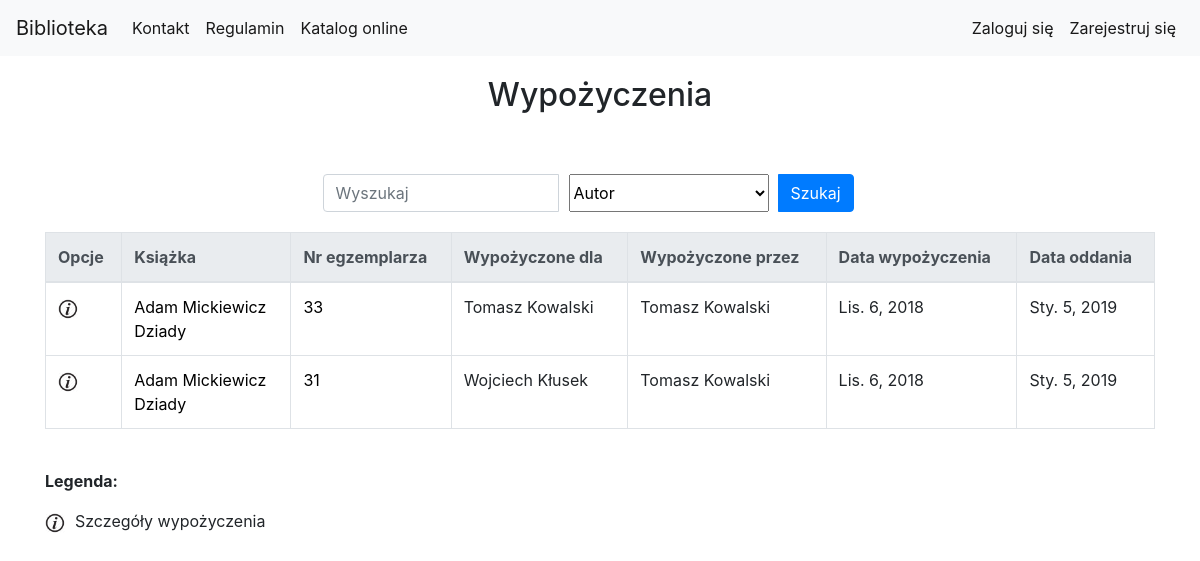
Page /library/borrow_list/ on the earlier database version.
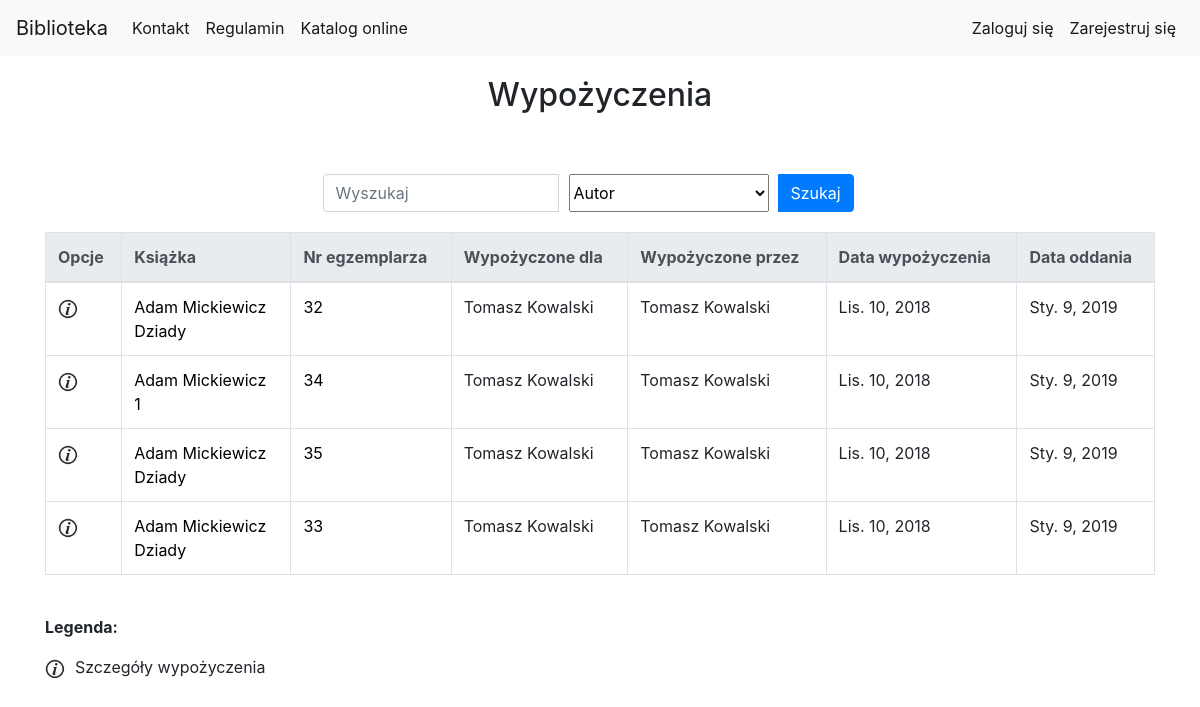
Same page on the later database version.
### library_app/models.py (models this page shows, shortened)
class Borrow(models.Model):
    user = models.ForeignKey(User, verbose_name='Wypożycz dla')
    borrow_librarian = models.ForeignKey(User, related_name="borrow_librarian", verbose_name='Bibliotekarz wypożyczający')
    receive_librarian = models.ForeignKey(User, related_name="receive_librarian", null=True, blank=True, verbose_name='Bibliotekarz odbierający')
    book_copy_id = models.ForeignKey(BookCopy, related_name="borrow_bookcopy", verbose_name='Egzemplarz ksiązki')
    borrow_date = models.DateField(auto_now=True, verbose_name='Data wypożyczenia')
    receive_date = models.DateField(default=datetime.now()+timedelta(days=60), verbose_name='Data oddania')
    is_prolong = models.BooleanField(default=False)

class Author(models.Model):
    first_name = models.CharField(max_length=200, verbose_name='Imię')
    last_name = models.CharField(max_length=200, verbose_name='Nazwisko')
    country = models.CharField(max_length=200, verbose_name='Kraj')
    biography = models.TextField(default='', blank=True, null=True, verbose_name='Biografia')
    birth_place = models.CharField(max_length=200, default='', blank=True, null=True, verbose_name='Miejsce urodzenia')
    image_url = models.URLField(default='', blank=True, null=True, verbose_name='Adres url portretu, zakończony rozszerzeniem')
    years_of_life = models.CharField(max_length=10, default='', blank=True, null=True, verbose_name='Lata życia')

class BookCopy(models.Model):
    book = models.ForeignKey(Book, related_name="bookcopies", verbose_name='Wybierz książkę') #teraz w templatce mozemy z poziomu klasy book odnosic sie do obiektow bookcopy, np {{book.bookcopies.count}} da liczbe kopii ksiazek ktore maja w polu book id danej ksiazki
    is_borrowed = models.BooleanField(default=False)

class Book(models.Model):
    authors = models.ManyToManyField(Author, related_name='book_authors', verbose_name='Autorzy')
    category = models.ForeignKey(Category, related_name='book_categories', verbose_name='Kategoria')
    publishing_house = models.ForeignKey(PublishingHouse, related_name='publishing_houses', verbose_name='Wydawnictwo')
    isbn = models.CharField(max_length=30, unique=True, verbose_name='Numer ISBN')
    title = models.CharField(max_length=200, verbose_name='Tytuł')
    description = models.TextField(blank=True, default='', verbose_name='Opis')
    publish_date = models.DateField(default=datetime.now, blank=True, verbose_name='Data publikacji')
    edition = models.PositiveIntegerField(default=1, verbose_name='Numer wydania')
    image_url = models.URLField(default='', blank=True, null=True, verbose_name='Adres url okładki zakończony rozszerzeniem obrazu')
    add_date = models.DateTimeField(auto_now=True)
    slug = models.SlugField(allow_unicode=True, unique=True)

### library_app/views.py (the view)
class BorrowListView(LoginRequiredMixin, SuperuserRequiredMixin, generic.ListView):
    login_url = reverse_lazy('no_permission')
    model = models.Borrow
    context_object_name = "borrow_list" #human-understandable name of variable to access from templates
    paginate_by = 10
    def get_queryset(self):
        search_query = self.request.GET.get("search_query")
        search_type = self.request.GET.get("search_type")
        if search_query is not None:
            if search_type == "title":
                return models.Borrow.objects.all().filter(book_copy_id__book__title__icontains=search_query)
            elif search_type == "author":
                authors_result = models.Borrow.objects.all().filter(book_copy_id__book__authors__first_name__icontains=search_query) | models.Borrow.objects.all().filter(book_copy_id__book__authors__last_name__icontains=search_query)
                return authors_result
            elif search_type == "bookcopy_nr":
                return models.Borrow.objects.all().filter(book_copy_id__id__icontains=search_query)
            elif search_type == "borrow_by_user":
                borrow_by_result = models.Borrow.objects.all().filter(user__first_name__contains=search_query) | models.Borrow.objects.all().filter(user__last_name__contains=search_query)
                return borrow_by_result
            elif search_type == "borrow_by_librarian":
                borrow_by_result = models.Borrow.objects.all().filter(borrow_librarian__first_name__contains=search_query) | models.Borrow.objects.all().filter(borrow_librarian__last_name__contains=search_query)
                return borrow_by_result
        else:
            return models.Borrow.objects.all()

### library_app/templates/library_app/borrow_list.html (shortened to what this page needs)
{% extends "base.html" %}
{% load static %}
{% block body_block %}
<div class="container">
    <div class="page-title">
        <h2>Wypożyczenia</h2>
    </div>
            <div class="search-bar">
                <form class="form-inline" action="{% url 'library_app:borrow_list' %}" method="GET">
                    <div class="input-group">
                        <input type="search" class="form-control" name="search_query" placeholder="Wyszukaj">
                        <select class="search-select" name="search_type">
                            <option value="author" selected>Autor</option>
                        </select>
                        <div class="input-group-append search-button">
                            <button class="btn btn-primary" type="submit">Szukaj</button>
                        </div>
                    </div>
                </form>
            </div>
    <table class="table table-bordered table-hover">
        <thead class="thead-light">
            <tr>
                <th scope="col">Opcje</th>
                <th scope="col">Książka</th>
                <th scope="col">Nr egzemplarza</th>
                <th scope="col">Wypożyczone dla</th>
                <th scope="col">Wypożyczone przez</th>
                <th scope="col">Data wypożyczenia</th>
                <th scope="col">Data oddania</th>
            </tr>
        </thead>
        <tbody>
            {% for borrow in borrow_list %}
            <tr>
                <td>
                    <a href="{% url 'library_app:borrow_detail' pk=borrow.pk %}"><img src="{% static 'website_icons/info_ico.png' %}" alt="Szczegóły" width="20" height="20"></a>
                </td>
                <td>
                    {% for author in borrow.book_copy_id.book.authors.all %}
                        <a href="{% url 'library_app:author_detail' pk=author.pk %}">{{author.first_name}} {{author.last_name}}</a>
                        <br>
                    {% endfor %}
                    <a href="{% url 'library_app:book_detail' pk=borrow.book_copy_id.book.pk %}">{{borrow.book_copy_id.book.title}}</a>
                </td>
                <td><a href="{% url 'library_app:bookcopy_detail' pk=borrow.book_copy_id.pk %}">{{borrow.book_copy_id.id}}</a></td>
                <td>{{borrow.user.get_full_name}}</td>
                <td>{{borrow.borrow_librarian.get_full_name}}</td>
                <td>{{borrow.borrow_date}}</td>
                <td>{{borrow.receive_date}}</td>
            </tr>
            {% endfor %}
        </tbody>
    </table>
        <div class="table-legend">
        <p><b>Legenda:</b></p>
        <p><img src="{% static 'website_icons/info_ico.png' %}" alt="Szczegóły" width="20" height="20">Szczegóły wypożyczenia</p>
    </div>
</div>
{% endblock %}

Differences in the rows shown:
removed Borrow: book_copy_id.book "Dziady", book_copy_id.id "33", user.get_full_name "Tomasz Kowalski", borrow_librarian.get_full_name "Tomasz Kowalski", borrow_date "Lis. 6, 2018", receive_date "Sty. 5, 2019", Author (first_name "Adam", last_name "Mickiewicz")
removed Borrow: book_copy_id.book "Dziady", book_copy_id.id "31", user.get_full_name "Wojciech Kłusek", borrow_librarian.get_full_name "Tomasz Kowalski", borrow_date "Lis. 6, 2018", receive_date "Sty. 5, 2019", Author (first_name "Adam", last_name "Mickiewicz")
added Borrow: book_copy_id.book "Dziady", book_copy_id.id "32", user.get_full_name "Tomasz Kowalski", borrow_librarian.get_full_name "Tomasz Kowalski", borrow_date "Lis. 10, 2018", receive_date "Sty. 9, 2019", Author (first_name "Adam", last_name "Mickiewicz")
added Borrow: book_copy_id.book "1", book_copy_id.id "34", user.get_full_name "Tomasz Kowalski", borrow_librarian.get_full_name "Tomasz Kowalski", borrow_date "Lis. 10, 2018", receive_date "Sty. 9, 2019", Author (first_name "Adam", last_name "Mickiewicz")
added Borrow: book_copy_id.book "Dziady", book_copy_id.id "35", user.get_full_name "Tomasz Kowalski", borrow_librarian.get_full_name "Tomasz Kowalski", borrow_date "Lis. 10, 2018", receive_date "Sty. 9, 2019", Author (first_name "Adam", last_name "Mickiewicz")
added Borrow: book_copy_id.book "Dziady", book_copy_id.id "33", user.get_full_name "Tomasz Kowalski", borrow_librarian.get_full_name "Tomasz Kowalski", borrow_date "Lis. 10, 2018", receive_date "Sty. 9, 2019", Author (first_name "Adam", last_name "Mickiewicz")
